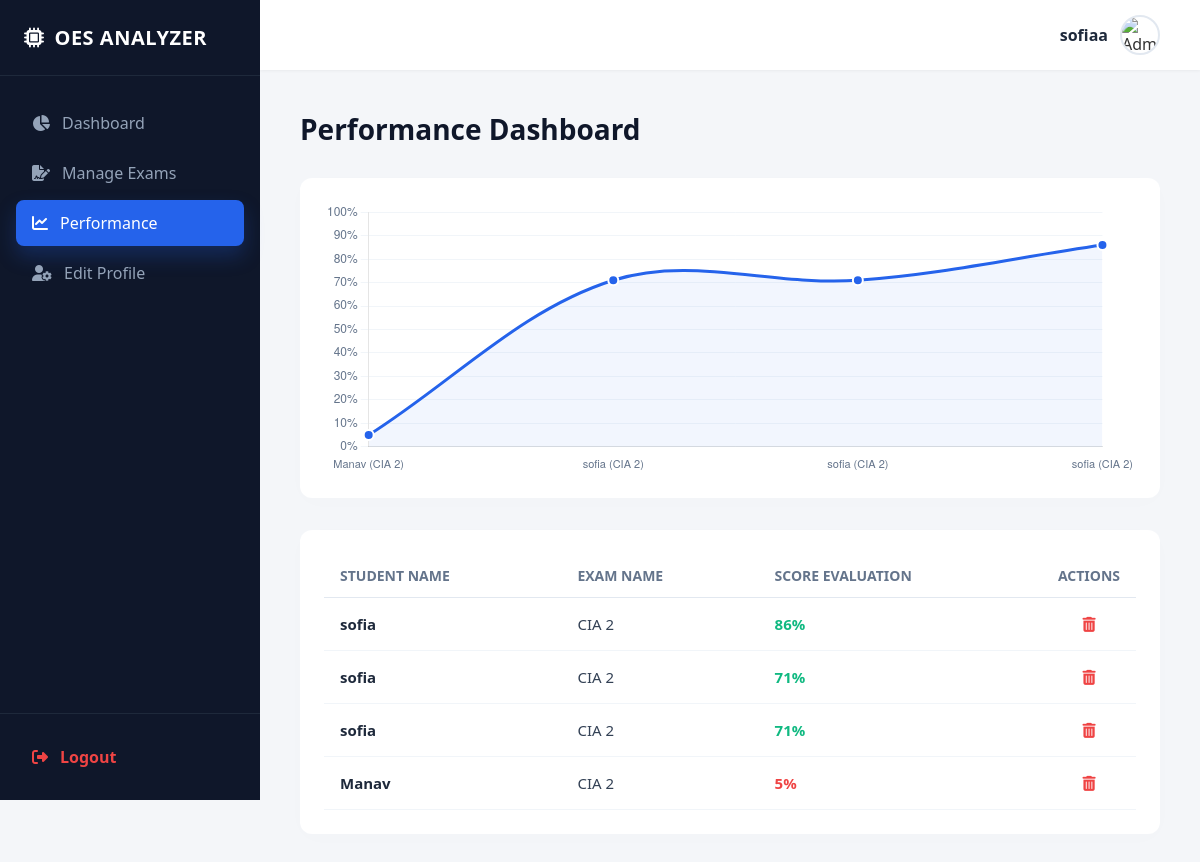
/analytics.php (signed in), run on the app's committed database.
### tables this page shows
CREATE TABLE `users` (
  `id` int(11) NOT NULL,
  `username` varchar(50) NOT NULL,
  `profile_pic` varchar(255) DEFAULT NULL,
  `password` varchar(255) NOT NULL,
  `role` enum('admin','student') DEFAULT 'student'
);

CREATE TABLE `results` (
  `id` int(11) NOT NULL,
  `student_name` varchar(255) DEFAULT NULL,
  `user_id` int(11) NOT NULL,
  `exam_id` int(11) NOT NULL,
  `answers_json` text DEFAULT NULL,
  `score` int(11) NOT NULL,
  `time_spent_minutes` int(11) DEFAULT 0,
  `date_taken` datetime DEFAULT current_timestamp(),
  `status` varchar(20) DEFAULT 'in-progress',
  `time_spent` int(11) DEFAULT 0
);

CREATE TABLE `exams` (
  `id` int(11) NOT NULL,
  `exam_title` varchar(255) NOT NULL,
  `total_questions` int(10) NOT NULL,
  `duration_mins` int(11) DEFAULT NULL,
  `duration` int(11) NOT NULL DEFAULT 0,
  `status` enum('Active','Inactive') DEFAULT 'Active'
);

### analytics.php (the view, shortened to what this page needs)
<?php
require_once 'db_config.php';
$user_id = $_SESSION['user_id'];
try {
    $user_columns_check = $pdo->query("SHOW COLUMNS FROM users");
    $user_columns = $user_columns_check->fetchAll(PDO::FETCH_COLUMN);
    $user_name_col = 'name';
    if (in_array('username', $user_columns)) { $user_name_col = 'username'; }
    elseif (in_array('full_name', $user_columns)) { $user_name_col = 'full_name'; }
    $db_pic_field = 'profile_pic';
    $admin_stmt = $pdo->prepare("SELECT * FROM users WHERE id = ?");
    $admin_stmt->execute([$user_id]);
    $admin = $admin_stmt->fetch(PDO::FETCH_ASSOC);
    $exam_cols_check = $pdo->query("SHOW COLUMNS FROM exams");
    $exam_cols = $exam_cols_check->fetchAll(PDO::FETCH_COLUMN);
    $exam_title_field = in_array('exam_title', $exam_cols) ? 'exam_title' : 'exam_name';
    $tables = $pdo->query("SHOW TABLES")->fetchAll(PDO::FETCH_COLUMN);
    $results_table = in_array('user_exams', $tables) ? 'user_exams' : 'results';
    $score_field = 'score';
    $query_string = "
        SELECT r.id AS performance_id, r.*, u.{$user_name_col} AS student_name, e.{$exam_title_field} AS test_title
        FROM {$results_table} r
        LEFT JOIN users u ON r.user_id = u.id
        LEFT JOIN exams e ON r.exam_id = e.id
        ORDER BY r.id DESC";
    $performance_stmt = $pdo->query($query_string);
    $records = $performance_stmt->fetchAll(PDO::FETCH_ASSOC);
    $chart_labels = [];
    $chart_scores = [];
    $chart_records = array_slice($records, 0, 7);
    $chart_records = array_reverse($chart_records);
    foreach ($chart_records as $rec) {
        $chart_labels[] = ($rec['student_name'] ?? 'Student') . ' (' . ($rec['test_title'] ?? 'Exam') . ')';
        $chart_scores[] = floatval($rec[$score_field] ?? 0);
    }
} catch (PDOException $e) {
    die("Performance Analytics System Exception: " . $e->getMessage());
}
$admin_name = htmlspecialchars($admin[$user_name_col] ?? 'Admin');
?>
<!DOCTYPE html>
<html lang="en">
<head>
    <link rel="stylesheet" href="https://cdnjs.cloudflare.com/ajax/libs/font-awesome/6.4.0/css/all.min.css">
</head>
<body>
    <nav class="sidebar">
        <div>
            <div class="sidebar-brand"><i class="fa-solid fa-microchip"></i> <span>OES ANALYZER</span></div>
            <ul class="sidebar-menu">
                <li class="sidebar-item"><a href="admin_dashboard.php" class="sidebar-link"><i class="fa-solid fa-chart-pie"></i> Dashboard</a></li>
                <li class="sidebar-item"><a href="manage_exams.php" class="sidebar-link"><i class="fa-solid fa-file-signature"></i> Manage Exams</a></li>
                <li class="sidebar-item"><a href="analytics.php" class="sidebar-link active"><i class="fa-solid fa-chart-line"></i> Performance</a></li>
                <li class="sidebar-item"><a href="edit_profile.php" class="sidebar-link"><i class="fa-solid fa-user-gear"></i> Edit Profile</a></li>
            </ul>
        </div>
        <div class="sidebar-footer"><a href="logout.php" class="logout-btn"><i class="fa-solid fa-right-from-bracket"></i> Logout</a></div>
    </nav>
    <div class="main-content">
        <div class="top-navbar">
            <div class="admin-profile-badge">
                <span class="admin-name"><?= $admin_name ?></span>
                <?php if (!empty($admin[$db_pic_field]) && file_exists('uploads/' . $admin[$db_pic_field])): ?>
                    <img src="uploads/<?= htmlspecialchars($admin[$db_pic_field]) ?>" alt="Admin" class="admin-avatar">
                <?php else: ?>
                    <img src="https://i.imgur.com/w3duR07.png" alt="Admin" class="admin-avatar">
                <?php endif; ?>
            </div>
        </div>
        <div class="content-body">
            <div class="header-container">
                <h1>Performance Dashboard</h1>
            </div>
            <div class="chart-card">
                <canvas id="livePerformanceChart"></canvas>
            </div>
            <div class="data-card">
                <table class="data-table">
                    <thead>
                        <tr>
                            <th>Student Name</th>
                            <th>Exam Name</th>
                            <th>Score Evaluation</th>
                            <th style="width: 80px; text-align: center;">Actions</th>
                        </tr>
                    </thead>
                    <tbody>
                        <?php if (empty($records)): ?>
                            <tr><td colspan="4" class="no-data">No candidate submissions recorded yet.</td></tr>
                        <?php else: foreach ($records as $row):
                            $perf_id = $row['performance_id'];
                            $stud_name = htmlspecialchars($row['student_name'] ?? 'Unknown Student');
                            $exam_name = htmlspecialchars($row['test_title'] ?? 'Deleted Exam Context');
                            $raw_score = floatval($row[$score_field] ?? 0);
                        ?>
                            <tr>
                                <td style="font-weight: 600; color: #1e293b;"><?= $stud_name ?></td>
                                <td><?= $exam_name ?></td>
                                <td>
                                    <span class="score-indicator <?= ($raw_score < 40) ? 'low-score' : '' ?>">
                                        <?= $raw_score ?>%
                                    </span>
                                </td>
                                <td style="text-align: center;">
                                    <a href="analytics.php?delete_id=<?= $perf_id ?>"
                                       class="btn-action-delete"
                                       title="Delete Record Permanently"
                                       onclick="return confirm('Are you sure you want to permanently delete this student record? This cannot be undone and won\'t load back.')">
                                        <i class="fa-solid fa-trash-can"></i>
                                    </a>
                                </td>
                            </tr>
                        <?php endforeach; endif; ?>
                    </tbody>
                </table>
            </div>
        </div>
    </div>
    <script>
        const ctx = document.getElementById('livePerformanceChart').getContext('2d');
        const labelsData = <?php echo json_encode($chart_labels); ?>;
        const scoresData = <?php echo json_encode($chart_scores); ?>;
        new Chart(ctx, {
            type: 'line',
            data: {
                labels: labelsData.length ? labelsData : ['No Data'],
                datasets: [{
                    label: 'Latest Evaluation Scores (%)',
                    data: scoresData.length ? scoresData : [0],
                    borderColor: '#2563eb',
                    backgroundColor: 'rgba(37, 99, 235, 0.06)',
                    borderWidth: 3,
                    pointBackgroundColor: '#2563eb',
                    pointBorderColor: '#fff',
                    pointBorderWidth: 2,
                    pointRadius: 5,
                    pointHoverRadius: 7,
                    fill: true,
                    tension: 0.35
                }]
            },
            options: {
                responsive: true,
                maintainAspectRatio: false,
                plugins: {
                    legend: {
                        display: false
                    }
                },
                scales: {
                    y: {
                        min: 0,
                        max: 100,
                        grid: {
                            color: '#f1f5f9'
                        },
                        ticks: {
                            callback: function(value) { return value + '%'; },
                            color: '#64748b',
                            font: { size: 12 }
                        }
                    },
                    x: {
                        grid: {
                            display: false
                        },
                        ticks: {
                            color: '#64748b',
                            font: { size: 11 }
                        }
                    }
                }
            }
        });
    </script>
</body>
</html>

### analytics.php (style rules this page uses)
* { margin: 0; padding: 0; box-sizing: border-box; font-family: 'Segoe UI', Tahoma, Geneva, Verdana, sans-serif; }
body { display: flex; background-color: #f4f6f9; color: #333; min-height: 100vh; }
.sidebar { width: 260px; background-color: #0f172a; color: #fff; display: flex; flex-direction: column; justify-content: space-between; min-height: 100vh; position: fixed; transition: all 0.3s ease; }
.sidebar-brand { padding: 24px; font-size: 20px; font-weight: 800; letter-spacing: 0.5px; display: flex; align-items: center; gap: 10px; border-bottom: 1px solid #1e293b; }
.sidebar-menu { list-style: none; padding: 20px 0; flex-grow: 1; }
.sidebar-item { margin: 4px 16px; }
.sidebar-link { display: flex; align-items: center; gap: 12px; padding: 12px 16px; color: #94a3b8; text-decoration: none; font-weight: 500; border-radius: 8px; transition: all 0.4s cubic-bezier(0.4, 0, 0.2, 1); }
.sidebar-link.active { background-color: #2563eb; color: #fff; box-shadow: 0 10px 20px rgba(37, 99, 235, 0.25); transform: none; }
.sidebar-footer { padding: 20px 16px; border-top: 1px solid #1e293b; }
.logout-btn { display: flex; align-items: center; gap: 12px; padding: 12px 16px; color: #ef4444; text-decoration: none; font-weight: 600; border-radius: 8px; transition: all 0.4s cubic-bezier(0.4, 0, 0.2, 1); }
.main-content { margin-left: 260px; flex-grow: 1; display: flex; flex-direction: column; width: calc(100% - 260px); }
.top-navbar { height: 70px; background-color: #fff; display: flex; align-items: center; justify-content: flex-end; padding: 0 40px; box-shadow: 0 1px 3px rgba(0,0,0,0.05); }
.admin-profile-badge { display: flex; align-items: center; gap: 12px; }
.admin-name { font-weight: 600; color: #1e293b; }
.admin-avatar { width: 40px; height: 40px; border-radius: 50%; object-fit: cover; border: 2px solid #e2e8f0; }
.content-body { padding: 40px; }
.header-container { margin-bottom: 30px; }
.header-container h1 { font-size: 28px; color: #0f172a; }
.chart-card { background: #fff; border-radius: 12px; box-shadow: 0 4px 24px rgba(15, 23, 42, 0.01); padding: 24px; margin-bottom: 32px; width: 100%; height: 320px; }
.data-card { background: #fff; border-radius: 12px; box-shadow: 0 4px 24px rgba(15, 23, 42, 0.01); padding: 24px; }
.data-table { width: 100%; border-collapse: collapse; text-align: left; }
.data-table th { padding: 12px 16px; color: #64748b; font-weight: 600; border-bottom: 1px solid #e2e8f0; font-size: 14px; text-transform: uppercase; }
.data-table td { padding: 16px; border-bottom: 1px solid #f1f5f9; color: #334155; font-size: 15px; }
.score-indicator { font-weight: 700; color: #10b981; }
.score-indicator.low-score { color: #ef4444; }
.btn-action-delete { background-color: transparent; color: #ef4444; border: none; cursor: pointer; font-size: 15px; padding: 8px; transition: all 0.2s; border-radius: 50%; }

### data on the page
users: username "sofiaa"
results: user.username "sofia", exam.exam_title "CIA 2", score "86"
results: user.username "sofia", exam.exam_title "CIA 2", score "71"
results: user.username "sofia", exam.exam_title "CIA 2", score "71"
results: user.username "Manav", exam.exam_title "CIA 2", score "5"

### other printed values
chart data {{ json_encode($chart_scores) }} [5,71,71,86]
